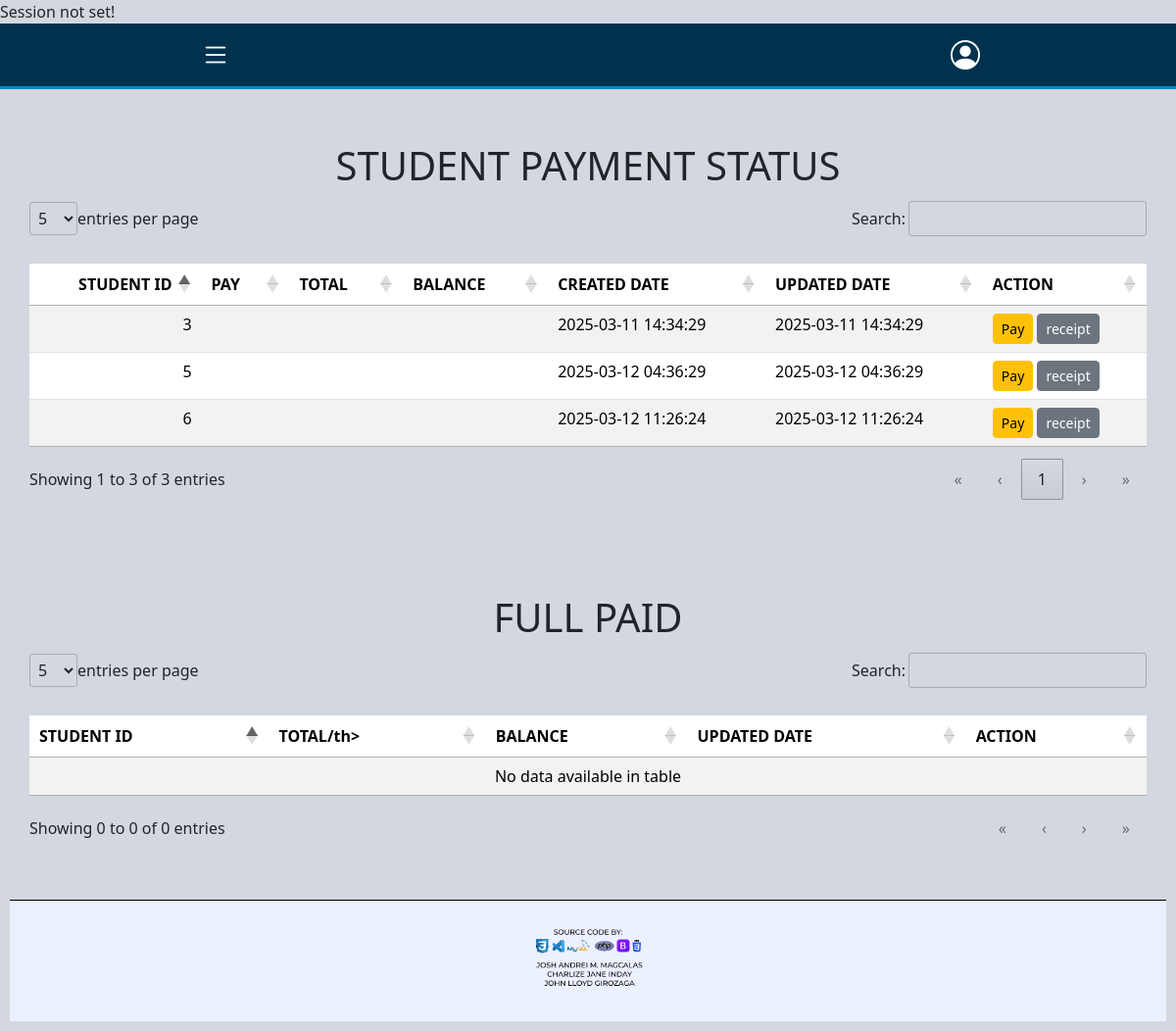
The app's page /website/payment-information.php, older data.
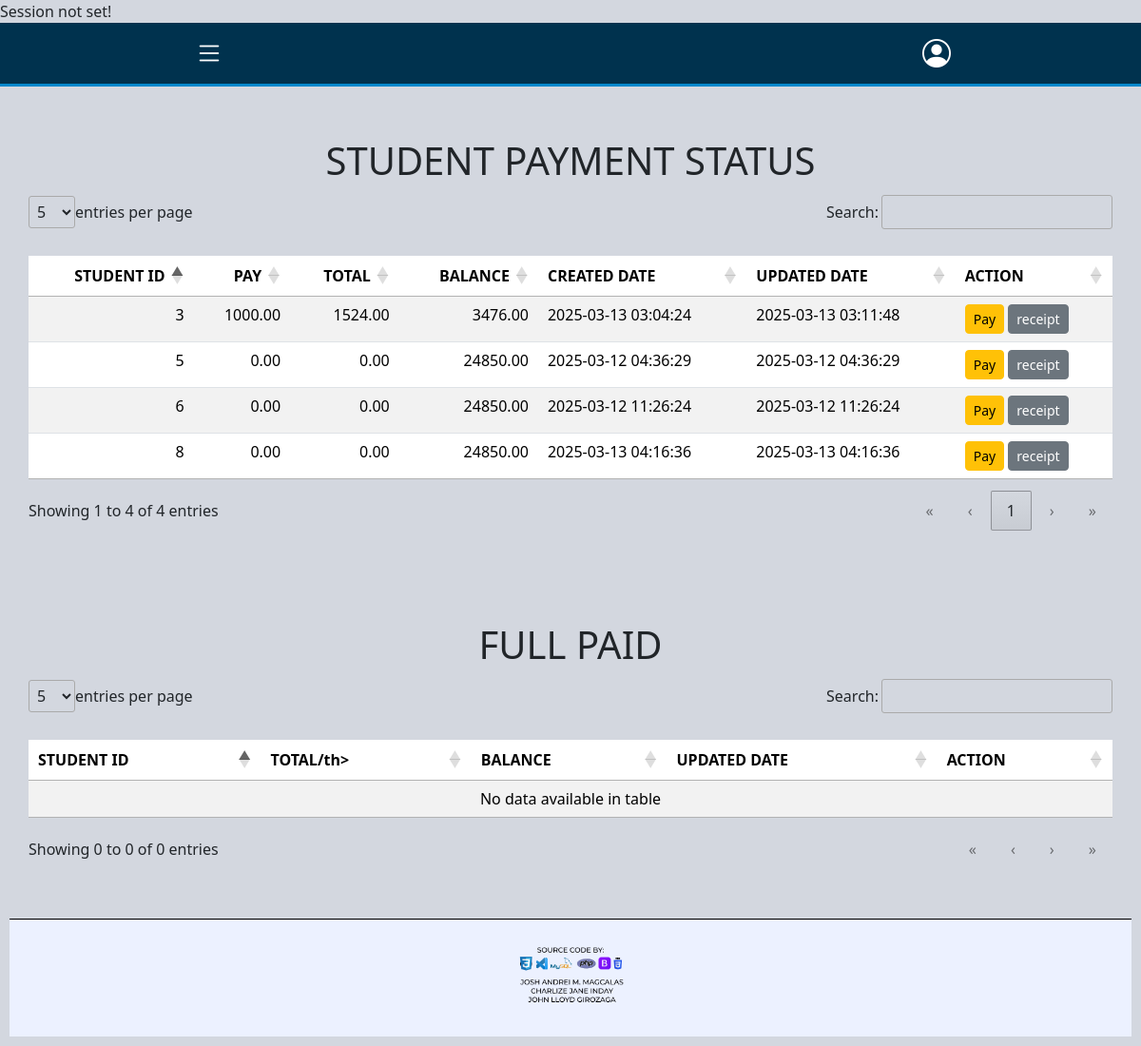
The same page, newer data.
### tables this page shows
CREATE TABLE `tbl_payment` (
  `payment_no` int(11) NOT NULL,
  `student_id` int(11) DEFAULT NULL,
  `pay` decimal(10,2) DEFAULT 0.00,
  `total` decimal(10,2) DEFAULT 0.00,
  `balance` decimal(10,2) DEFAULT 24850.00,
  `payment_method` enum('Cash','Gcash','Bank Transfer','Others') NOT NULL,
  `created_by` int(11) NOT NULL,
  `date_created` timestamp NOT NULL DEFAULT current_timestamp(),
  `updated_by` int(11) NOT NULL,
  `date_updated` timestamp NULL DEFAULT current_timestamp(),
  `status` tinyint(1) NOT NULL
);

### website/payment-information.php (the view, shortened to what this page needs)
<?php
include "../database/dbconnect.php";
include "../Layouts/navbar.php";
try {
    $sql = "SELECT student_id, pay, total, balance, date_created, date_updated FROM tbl_payment;";
    $result = $conn->query($sql);
} catch (Exception $e) {
    echo "Error: " . $e->getMessage();
}
?>
<!DOCTYPE html>
<html lang="en">
<head>
    <link rel="stylesheet" href="/bootstrap/css/bootstrap.css">
    <link rel="stylesheet" href="/DataTables/datatables.min.css">
    <link href="https://cdn.jsdelivr.net/npm/bootstrap@5.3.2/dist/css/bootstrap.min.css" rel="stylesheet">
    <link href="https://cdn.jsdelivr.net/npm/bootstrap-icons/font/bootstrap-icons.css" rel="stylesheet">
    <link rel="stylesheet" href="https://cdnjs.cloudflare.com/ajax/libs/font-awesome/6.7.2/css/all.min.css">
    <link rel="stylesheet" href="../DataTables/datatables.css">
    <link rel="stylesheet" href="https://cdn.datatables.net/1.13.6/css/jquery.dataTables.min.css">
</head>
<body>
<div class="container mt-4">
    <h1 class="text-center">STUDENT PAYMENT STATUS</h1>
    <table id="student-payment-status" class="table table-striped mt-3">
        <thead>
            <tr>
                <th>STUDENT ID</th>
                <th>PAY</th>
                <th>TOTAL</th>
                <th>BALANCE</th>
                <th>CREATED DATE</th>
                <th>UPDATED DATE</th>
                <th>ACTION</th>
            </tr>
        </thead>
        <tbody>
        <?php if(isset($result) && $result->num_rows > 0): ?>
            <?php while($row = $result->fetch_assoc()): ?>
                <tr>
                            <td> <?=$row['student_id']?> </td>
                            <td> <?=$row['pay']?> </td>
                            <td> <?=$row['total']?> </td>
                            <td> <?=$row['balance']?> </td>
                            <td> <?=$row['date_created']?> </td>
                            <td> <?=$row['date_updated']?> </td>
                            <td>
                                <a class="btn btn-warning btn-sm edit-btn" href="payment-form.php?student_id=<?= htmlspecialchars($row['student_id']); ?>">
                                    Pay
                                </a>
                                <a class="btn btn-secondary btn-sm form1-btn" href="../print/form1.php">
                                    receipt
                                </a>
                            </td>
                        </tr>
                        <?php endwhile; ?>
                    <?php else: ?>
                        <tr>
                            <td colspan="7" class="text-center">No students available</td>
                        </tr>
                    <?php endif; ?>
        </tbody>
    </table>
</div>
<div class="container mt-4">
    <h1 class="text-center">FULL PAID</h1>
    <table id="done-status" class="table table-striped mt-3">
        <thead>
            <tr>
                <th>STUDENT ID</th>
                <th>TOTAL/th>
                <th>BALANCE</th>
                <th>UPDATED DATE</th>
                <th>ACTION</th>
            </tr>
        </thead>
        <tbody>
        </tbody>
    </table>
</div>
    <div class="footer">
        <img src="../images/FOOTER.png" alt="Footer" class="footer-img">
    </div>
</body>
</html>

Row changes from the older to the newer data that the page shows:
changed tbl_payment (number 1 of 4 on the later page): pay (not shown) → "1000.00"; total (not shown) → "1524.00"; balance (not shown) → "3476.00"; date_created "2025-03-11 14:34:29" → "2025-03-13 03:04:24"; date_updated "2025-03-11 14:34:29" → "2025-03-13 03:11:48"
changed tbl_payment (number 2 of 4 on the later page): pay (not shown) → "0.00"; total (not shown) → "0.00"; balance (not shown) → "24850.00"
changed tbl_payment (number 3 of 4 on the later page): pay (not shown) → "0.00"; total (not shown) → "0.00"; balance (not shown) → "24850.00"
added tbl_payment: student "8", pay "0.00", total "0.00", balance "24850.00", date_created "2025-03-13 04:16:36", date_updated "2025-03-13 04:16:36"
Text that changed along with them:
text written by a page script: "entries per page Search: Showing 1 to 3 of 3 entries « ‹ 1 › »" → "entries per page Search: Showing 1 to 4 of 4 entries « ‹ 1 › »"
